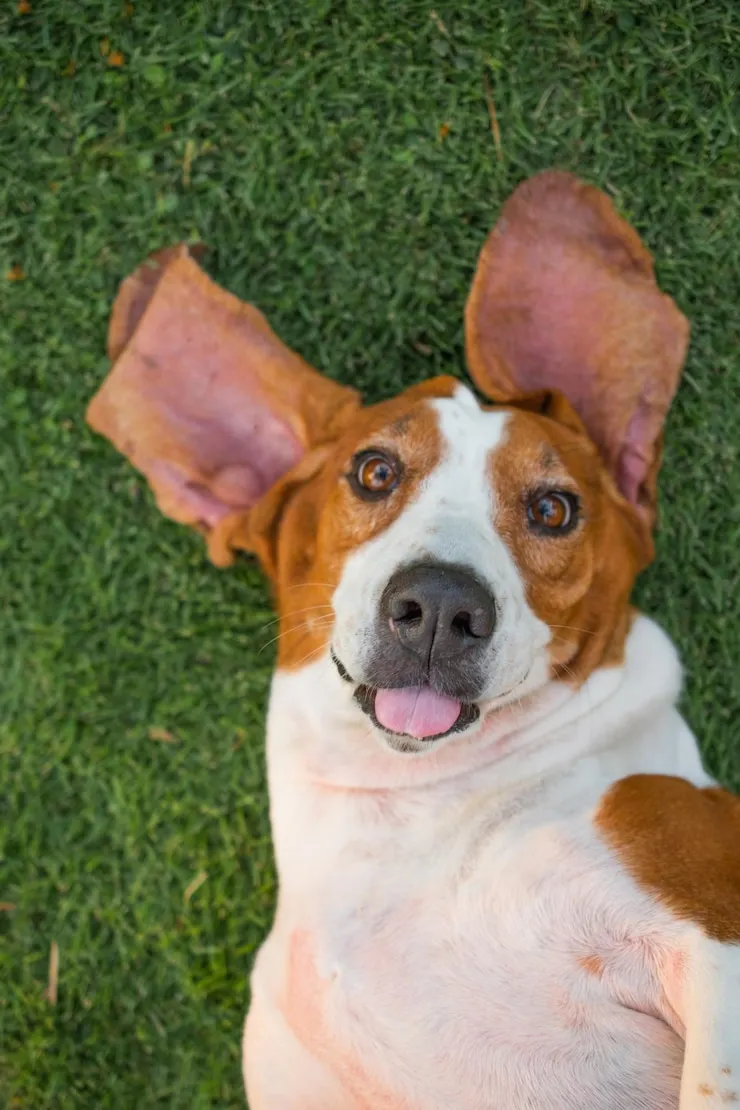
#> input picture Tema_4.2/Sources/Perro.png, 740 x 1110 px, found by its file name
$ python Rotacion.py
#> lines starting #> are read from the running program, lines starting #| are printed output that depends on the picture
import cv2

# Cargamos la imagen
img = cv2.imread("Tema_4.2/Sources/Perro.png")
#> img is the input picture: shape (1110, 740, 3); mean B, G, R 86, 116.5, 119.4

# Redimensionamos la imagen a la mitad
alto, ancho = img.shape[:2]
#> alto = 1110; ancho = 740
img_reducida = cv2.resize(img, (ancho // 2, alto // 2))

# Obtenemos las dimensiones de la imagen reducida
alto_r, ancho_r = img_reducida.shape[:2]
#> alto_r = 555; ancho_r = 370

# Definimos la matriz de rotación (90° antihorario desde la esquina superior izquierda)
M = cv2.getRotationMatrix2D((0, 0), 90, 1)

# Aplicamos la rotación
img_rotada = cv2.warpAffine(img_reducida, M, (ancho_r, alto_r))
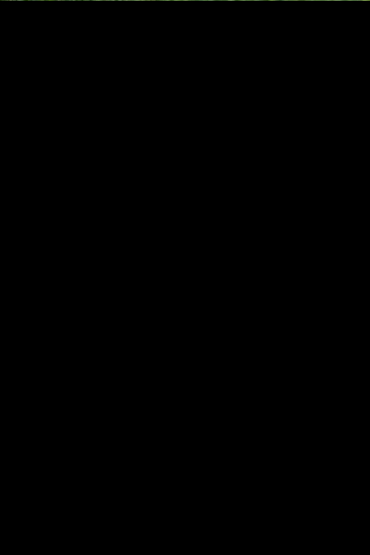
#> img_rotada: shape (555, 370, 3); mean B, G, R 0.1, 0.2, 0.1

# Guardamos la imagen rotada
cv2.imwrite("imagen_rotada.jpg", img_rotada)

# Mostramos las imágenes
cv2.imshow("Imagen reducida original", img_reducida)
cv2.imshow("Imagen rotada 90 grados", img_rotada)

# Esperamos a que el usuario presione una tecla para cerrar las ventanas
cv2.waitKey(0)
cv2.destroyAllWindows()
